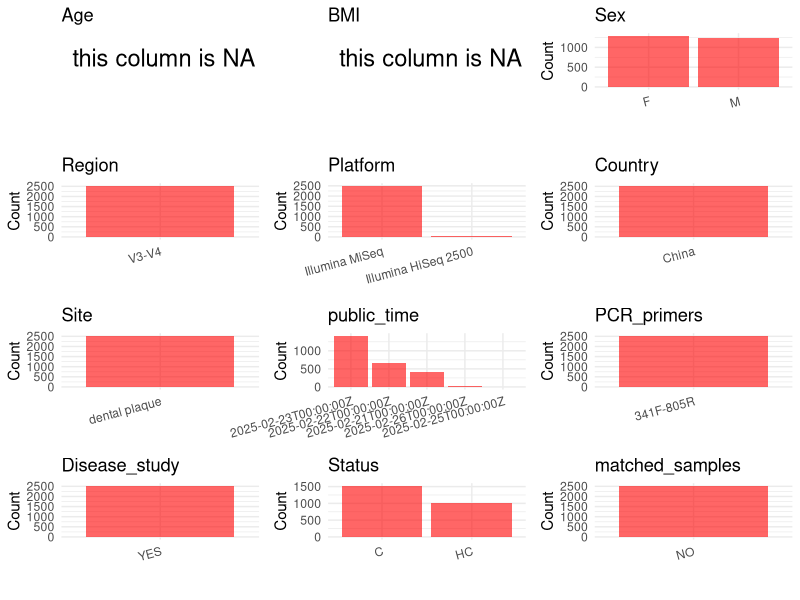

Write the R code that produced this figure. (Note: this script raises an error after producing the figure.)
## ---- chunk 1
# Load necessary libraries
library(dplyr)
library(ggplot2)
library(cowplot)
library(stringr)

# Set working directory (update this path to your local directory)
setwd("E:/bioproject/PRJEB86033")

# Read the initial metadata files
initial_meta <- read.csv("SraRunTable.csv", header = T) 

# Display the first few rows of the metadata
head(initial_meta)
## ---- chunk 2
# Create a uniform metadata dataframe
metadata <- data.frame(
  BioProject = initial_meta$BioProject,
  Run = initial_meta$Run,
  sample_name = initial_meta$Library.Name,
  Age = NA,
  BMI = NA,
  Sex = initial_meta$host_sex,
  Region = "V3-V4",
  Platform = initial_meta$Instrument,
  Site = initial_meta$qiita_sample_type,
  public_time = initial_meta$ReleaseDate,
  Status = initial_meta$status_host,
  matched_samples = NA,
  stringsAsFactors = FALSE
)

# Remove all occurrences of "region" at the end of the Region column
# Use abbreviations to indicate gender
metadata <- metadata %>%
  mutate(Sex = recode(Sex, "female" = "F", "male" = "M"))
## ---- chunk 3
# Add information obtained from the publication
metadata$Country <- "China"
metadata$PCR_primers <- "341F-805R"
metadata$title <- "Single-tooth resolved, whole-mouth prediction of early childhood caries
via spatiotemporal variations of plaque microbiota"
metadata$Disease_study <- "YES"
# Assign disease status based on sample_name patterns
metadata <- metadata %>%
  mutate(Status = recode(Status, "C" = "C", "H" = "HC"))

# Check initial data distribution
cat("Initial sample distribution:\n")
table(metadata$sample_name)
table(metadata$Site)

# Calculate sampling frequency per subject
sample_counts <- table(metadata$sample_name)
cat("\nNumber of samples per subject:\n")
print(sample_counts)

# Create matched_samples column
metadata$matched_samples <- ifelse(metadata$sample_name %in% names(sample_counts[sample_counts >= 2]), "YES", "NO")
## ---- chunk 4
# Check the number of unique runs and sample names
print(paste("Number of unique runs:", length(unique(metadata$Run))))
print(paste("Number of unique sample names:", length(unique(metadata$sample_name))))
## ---- chunk 5
# Select columns for visualization
plot_data <- metadata %>%
  select(-BioProject, -Run, -sample_name, -title)

# Function to create simple plots for each column
create_simple_plots <- function(data) {
  plots <- list()
  
  for (col in colnames(data)) {
    # Check if the column is all NA
    if (all(is.na(data[[col]]))) {
      # Create an empty plot with text indicating all NA
      p <- ggplot() +
        annotate("text", x = 0.5, y = 0.5, label = "this column is NA", size = 6) +
        labs(title = col) +
        theme_void()
    } else if (is.numeric(data[[col]])) {
      # Numeric variable: histogram
      p <- ggplot(data, aes(x = .data[[col]])) +
        geom_histogram(fill = "blue", alpha = 0.6, bins = 20, na.rm = TRUE) +
        labs(title = col) +
        theme_minimal()
    } else {
      # Categorical variable: bar plot (remove NA values)
      count_data <- as.data.frame(table(data[[col]], useNA = "ifany"))
      p <- ggplot(count_data, aes(x = reorder(Var1, -Freq), y = Freq)) +
        geom_col(fill = "red", alpha = 0.6) +
        labs(title = col, x = NULL, y = "Count") +
        theme_minimal() +
        theme(axis.text.x = element_text(angle = 15, hjust = 1))
    }
    plots[[col]] <- p
  }
  
  return(plots)
}

# Generate and arrange plots
plots <- create_simple_plots(plot_data)
p<-plot_grid(plots$Age, 
          plots$BMI, 
          plots$Sex, 
          plots$Region, 
          plots$Platform, 
          plots$Country, 
          plots$Site,
          plots$public_time, 
          plots$PCR_primers,
          plots$Disease_study,
          plots$Status,
          plots$matched_samples,# add 
          ncol = 3, align = "hv", axis = "lb")
ggsave("Metadata_Summary.png", plot = p, width = 8, height = 6, dpi = 150)
## ---- chunk 6
knitr::include_graphics("Metadata_Summary.png")
## ---- chunk 7
# Reorder columns to match the desired format
metadata <- metadata[, c(
  "BioProject", "Run", "sample_name", "Age", "BMI", "Sex", 
  "Region", "Platform", "Country", "Site", "public_time", 
  "PCR_primers", "title", "Disease_study", "Status", "matched_samples"
)]

# Export the uniform metadata to a CSV file
write.csv(metadata, file = "metadata.csv", quote = FALSE)
head(metadata)
